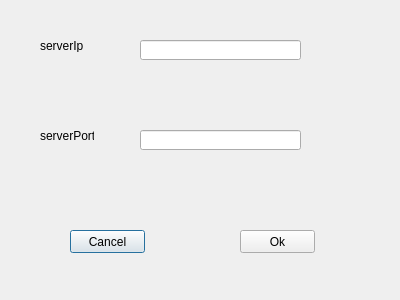
<?xml version="1.0" encoding="UTF-8"?>
<ui version="4.0">
 <class>ServerSetWindow</class>
 <widget class="QDialog" name="ServerSetWindow">
  <property name="geometry">
   <rect>
    <x>0</x>
    <y>0</y>
    <width>400</width>
    <height>300</height>
   </rect>
  </property>
  <property name="windowTitle">
   <string>ServerSet</string>
  </property>
  <widget class="QLineEdit" name="lineEdit_ip">
   <property name="geometry">
    <rect>
     <x>140</x>
     <y>40</y>
     <width>161</width>
     <height>20</height>
    </rect>
   </property>
  </widget>
  <widget class="QLineEdit" name="lineEdit_port">
   <property name="geometry">
    <rect>
     <x>140</x>
     <y>130</y>
     <width>161</width>
     <height>20</height>
    </rect>
   </property>
  </widget>
  <widget class="QLabel" name="label_ip">
   <property name="geometry">
    <rect>
     <x>40</x>
     <y>40</y>
     <width>54</width>
     <height>12</height>
    </rect>
   </property>
   <property name="text">
    <string>serverIp</string>
   </property>
  </widget>
  <widget class="QLabel" name="label_port">
   <property name="geometry">
    <rect>
     <x>40</x>
     <y>130</y>
     <width>54</width>
     <height>12</height>
    </rect>
   </property>
   <property name="text">
    <string>serverPort</string>
   </property>
  </widget>
  <widget class="QPushButton" name="btn_cancle">
   <property name="geometry">
    <rect>
     <x>70</x>
     <y>230</y>
     <width>75</width>
     <height>23</height>
    </rect>
   </property>
   <property name="text">
    <string>Cancel</string>
   </property>
  </widget>
  <widget class="QPushButton" name="btn_ok">
   <property name="geometry">
    <rect>
     <x>240</x>
     <y>230</y>
     <width>75</width>
     <height>23</height>
    </rect>
   </property>
   <property name="text">
    <string>Ok</string>
   </property>
  </widget>
 </widget>
 <resources/>
 <connections/>
</ui>
